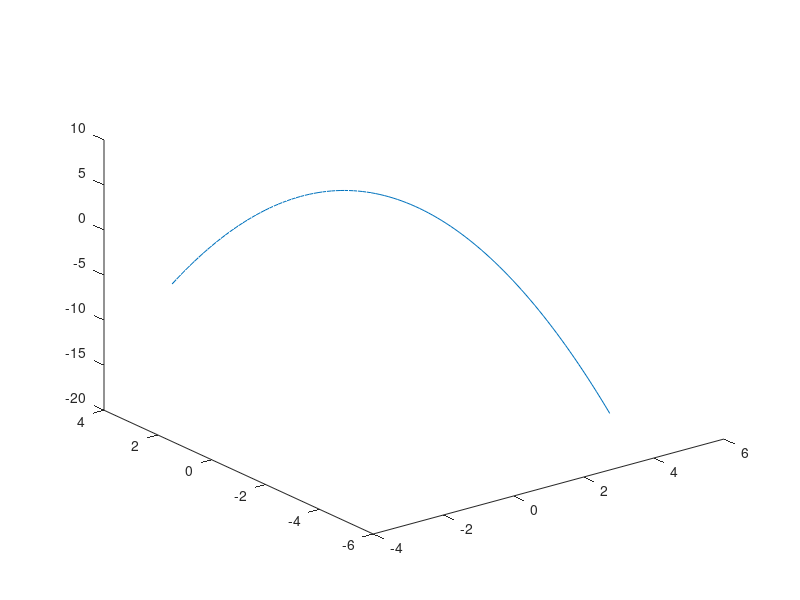

Recreate this plot in MATLAB. (Note: this script raises an error after producing the figure.)
clear;
clc
close all;
%% Definição de constantes e coeficientes 

amostras=100;
t = linspace(-5, 5, amostras);



randomz=0.01*randn(1,amostras);
randomx=0.01*randn(1,amostras);
randomy=0.1*randn(1,amostras);
random_other=randn(1,amostras);

%ponto de origem do inimigo
x0=random_other(3);
y0=random_other(4);
z0=random_other(5);

a=-50*abs(randomz(1));
b=10*random_other(2);

azimute=pi*random_other(6);
%% Gerando trajetorias parabolicas com implementação de ruido de distribuiçao normal (1,0)

x=t.*cos(azimute)+x0;
y=t.*sin(azimute)+y0;

% for n=1:1:amostras
%     x1(n)=x(n)+randomx(n);
% 
% end
% 
% for n=1:1:amostras
%     y1(n)=y(n)+randomy(n);
% 
% end

z = a*(x.^2+y.^2)+b+z0;


distancia_medida=sqrt(z.^2+x.^2+y.^2);

azimute_medido=atan2(y, x);

phi_medido=atan2(sqrt(x.^2 + y.^2), z)

plot3(x, y, z)

% for n=1:1:amostras
% 
%     z1(n)=z(n)+randomz(n);
% 
% end
%% Plotando os gráficos

 
% plot3(x1,y1,z1);
% axis equal
% xlabel('x(t)')
% ylabel('y(t)')
% zlabel('z(t)')





%% 
%[Xi,Yi]=meshgrid(t,t);
%Zi=griddata(x1,y1,z1,Xi,Yi);
%mesh(Xi,Yi,Zi);
%plot3(x1,y1,Zi,'*');

out = [distancia_medida; azimute_medido; phi_medido];
writematrix(out, 'LabVIEW\adp.csv');
